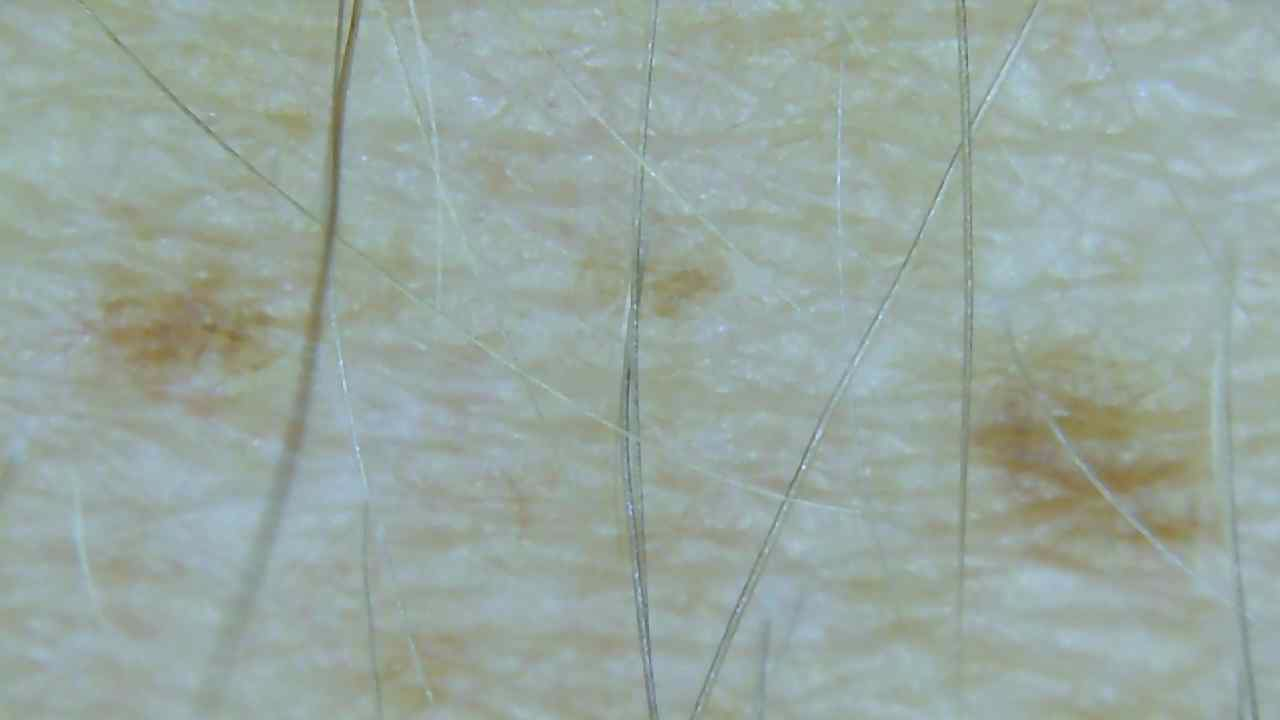
%> input picture CDIO/Snap_002.jpg, 1280 x 720 px
$ octave Seg_mole.m   (GNU Octave 9; MATLAB toolbox functions it lacks are replaced by stand-ins)
%> lines starting %> are read from the running program, lines starting %| are printed output that depends on the picture; in (x1, y1, x2, y2) boxes, pixels count from 0 and x2, y2 are one past the last pixel; in counts of white or black regions, pixels touching at a corner belong together; the program's own positions count from 1
close all
im = imread('Snap_002.jpg');
%> im is the input picture: size 720x1280x3 uint8; mean R, G, B 152.4, 167.2, 160.1
im = rgb2gray(im);
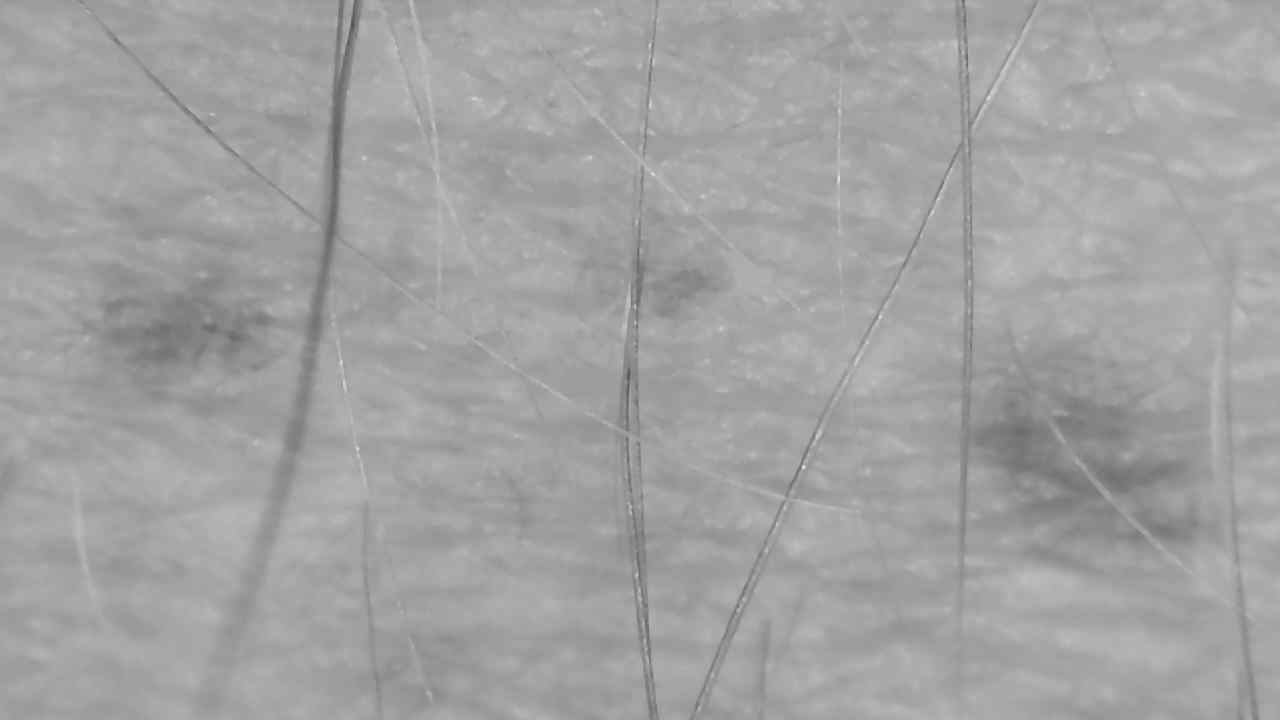
%> im: size 720x1280 uint8; min 79, max 235, mean 162
im = imresize(im, 0.5);
%> im: size 360x640 uint8

binvect = 0:1:255;
histo = hist(im(:),binvect); %Histogram of original im
%> histo = 256 values, max 22576 at index 166, min 0 at index 1, mean 900

T = graythresh(im); %Find grayscale threshold using the Otsu-method
%> T = 0.62
imbin = imbinarize(im,T);
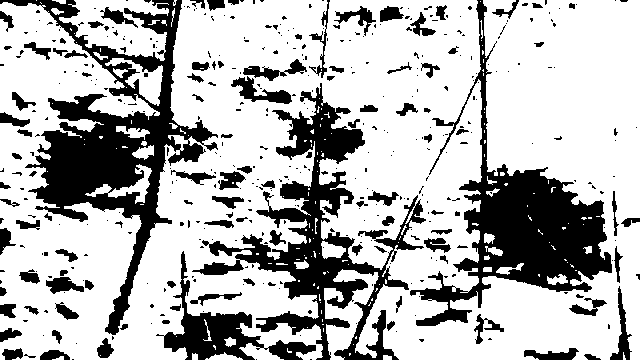
%> imbin: size 360x640 logical; 71.7% white; 438 black regions (328 under 20 px), largest, box (x1, y1, x2, y2) and area: (0, 0, 218, 335) 17431, (410, 0, 612, 326) 15330, (192, 83, 426, 360) 14483
imbin = ~imbin;

%Closing and opening algorithm for removal of hairs
se = strel('disk',4);
imC = imclose(imbin, se);
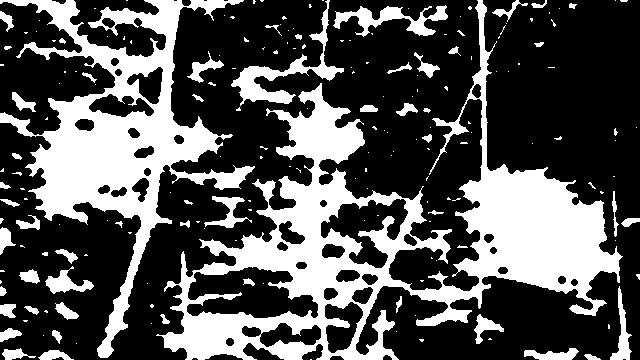
%> imC: size 360x640 logical; 32.9% white; 194 white regions (138 under 20 px), largest, box (x1, y1, x2, y2) and area: (156, 0, 623, 360) 41373, (0, 0, 255, 358) 23328, (231, 0, 344, 106) 2137
imO = imopen(imC,se);
%> imO: size 360x640 logical; 28.8% white; 76 white regions (1 under 20 px), largest, box (x1, y1, x2, y2) and area: (10, 0, 218, 358) 20339, (457, 165, 621, 298) 13758, (164, 165, 403, 360) 13585
for i = 1:4
imO = imerode(imO,se);
%imO = imdilate(imO,se);
end
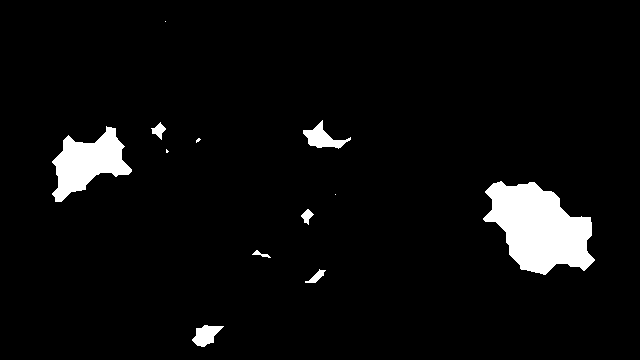
%> imO: size 360x640 logical; 4.8% white; 12 white regions (4 under 20 px), largest, box (x1, y1, x2, y2) and area: (483, 181, 595, 275) 6603, (52, 126, 132, 202) 3105, (303, 120, 351, 149) 562

BW = bwareaopen(imO,1000); %Removes objects that have connections fewer than 1000 pixels
%> BW: size 360x640 logical; 4.2% white; 2 white regions, box (x1, y1, x2, y2) and area: (483, 181, 595, 275) 6603, (52, 126, 132, 202) 3105
BWfill = imfill(BW,'holes'); %Fills holes


%% Bin�rbilder
% [5 lines of commented-out code are left out]

[B,L,N] = bwboundaries(BW);
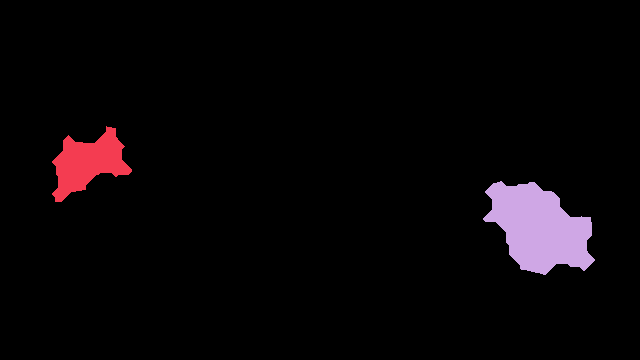
%> L: size 360x640 double; 3 distinct labels, from 0 to 2; one colour per label, 0 black
%> B = 2 boundaries; box (x1, y1, x2, y2) and points: (483, 181, 595, 275) 318, (52, 126, 132, 202) 242; N = 2
figure;
imshow(BWfill);
hold on;
for k = 1:length(B),
    boundary = B{k};
    if(k > N)
        %plot(boundary(:,2), boundary(:,1), 'g', 'LineWidth', 2);
    else
        plot(boundary(:,2), boundary(:,1), 'r', 'LineWidth', 2);
    end
end
%> this loop made 2 passes
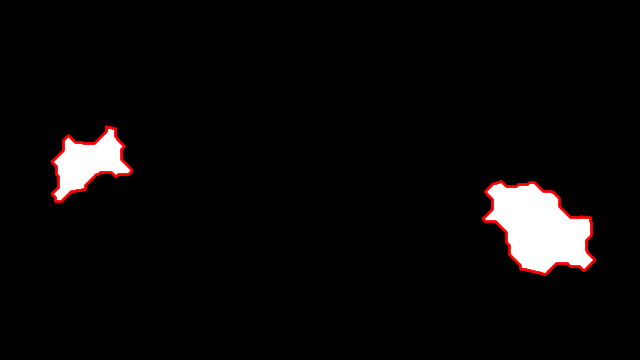
%> figure redrawn from the program's plot data

figure;
imshow(im);
hold on;
for k = 1:length(B),
    boundary = B{k};
    if(k > N)
        %plot(boundary(:,2), boundary(:,1), 'g', 'LineWidth', 2);
    else
        plot(boundary(:,2), boundary(:,1), 'r', 'LineWidth', 2);
    end
end
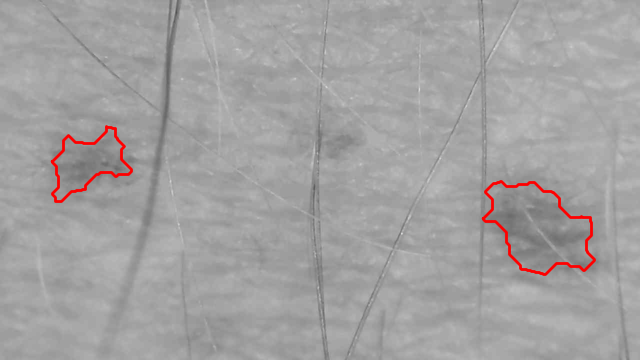
%> figure redrawn from the program's plot data

$ run again, with CDIO/Snap_001.jpg copied over CDIO/Snap_002.jpg
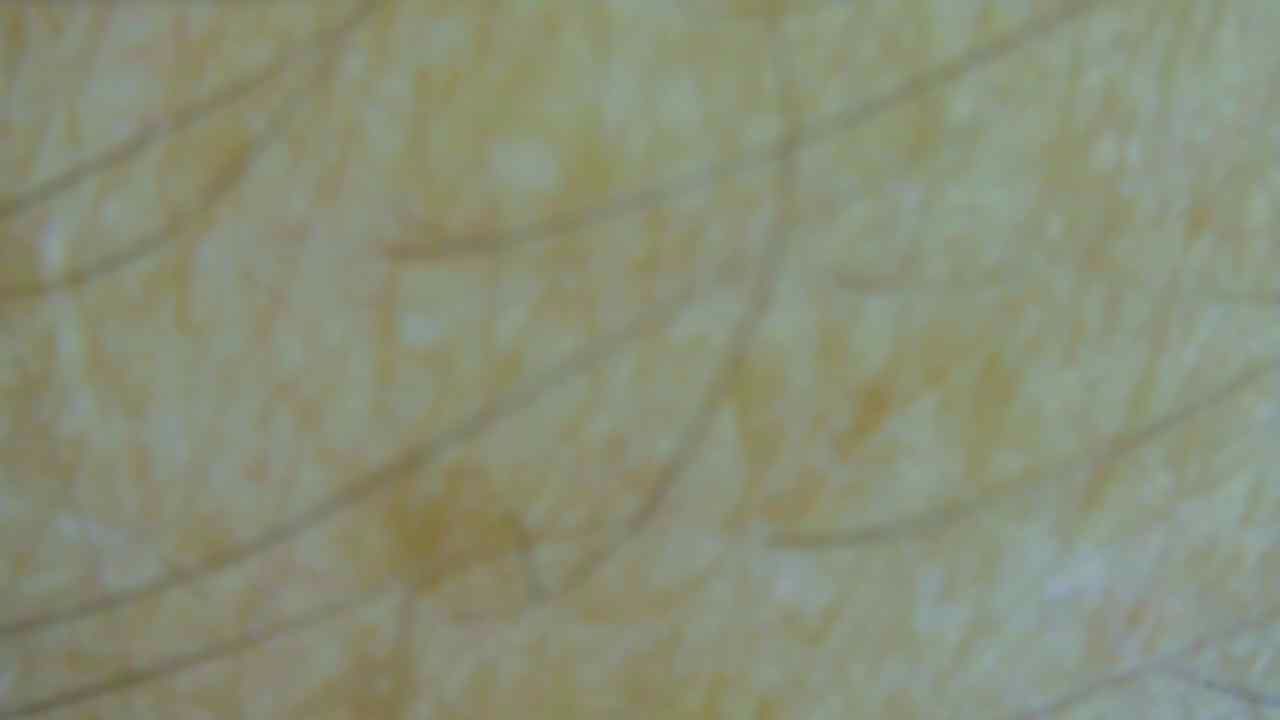
%> input picture CDIO/Snap_001.jpg, 1280 x 720 px
%> im is the input picture: size 720x1280x3 uint8; mean R, G, B 137, 142.5, 119.2
%> histo = 256 values, max 34242 at index 141, min 0 at index 1, mean 900
%> T = 0.529
%> imC: size 360x640 logical; 34.5% white; 49 white regions (16 under 20 px), largest, box (x1, y1, x2, y2) and area: (0, 0, 504, 360) 72821, (406, 184, 450, 231) 843, (419, 15, 512, 64) 725
%> BW: size 360x640 logical; 9.8% white; 2 white regions, box (x1, y1, x2, y2) and area: (0, 0, 335, 360) 17468, (170, 219, 268, 310) 5150
%> BWfill: size 360x640 logical; 10.2% white; 2 white regions, box (x1, y1, x2, y2) and area: (0, 0, 335, 360) 18303, (170, 219, 268, 310) 5150
%> `[B,L,N] = bwboundaries(BW);`:
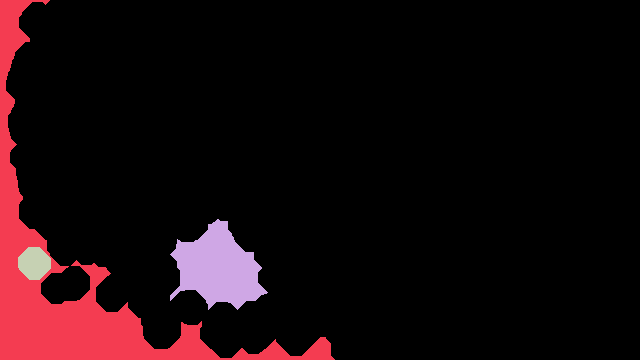
%> L: size 360x640 double; 4 distinct labels, from 0 to 3; one colour per label, 0 black
%> B = 3 boundaries; box (x1, y1, x2, y2) and points: (0, 0, 335, 360) 1541, (170, 219, 268, 310) 300, (18, 247, 51, 280) 86; N = 2
%> the loop `for k = 1:length(B),` made 3 passes
%> after the loop `for k = 1:length(B),`:
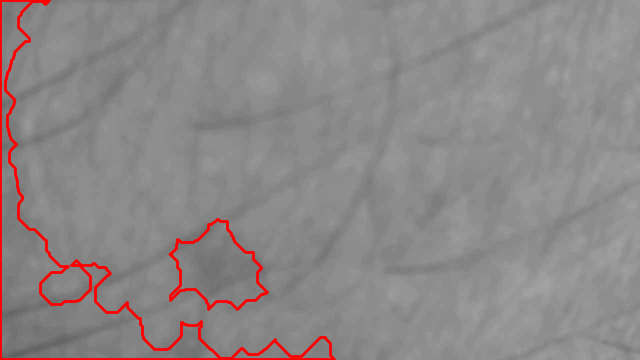
%> figure redrawn from the program's plot data

$ run again, with CDIO/Snap_003.jpg copied over CDIO/Snap_002.jpg
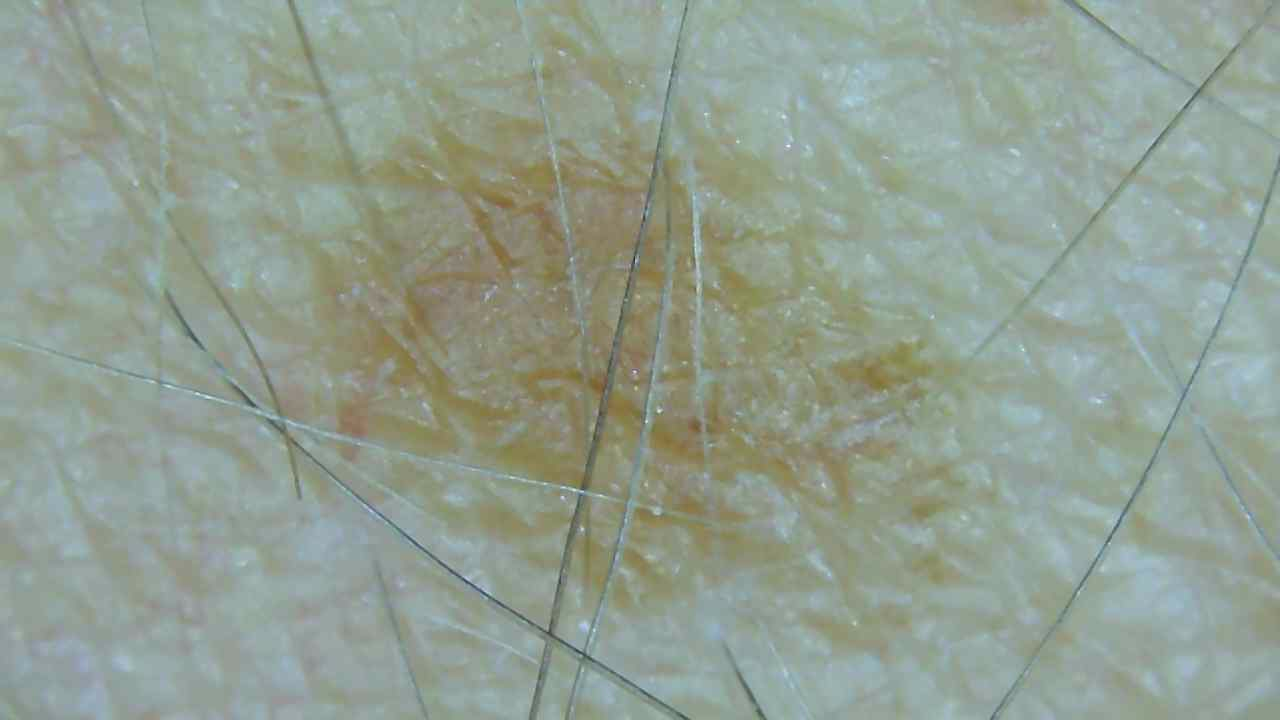
%> input picture CDIO/Snap_003.jpg, 1280 x 720 px
%> im is the input picture: size 720x1280x3 uint8; mean R, G, B 145.9, 158.4, 145.2
%> histo = 256 values, max 16820 at index 158, min 0 at index 1, mean 900
%> T = 0.58
%> imC: size 360x640 logical; 34.3% white; 129 white regions (83 under 20 px), largest, box (x1, y1, x2, y2) and area: (23, 0, 493, 360) 71653, (495, 156, 612, 360) 915, (174, 273, 225, 360) 823
%> BW: size 360x640 logical; 15% white; 1 white region, box (x1, y1, x2, y2) and area: (142, 61, 459, 297) 34496
%> BWfill: size 360x640 logical; 15.3% white; 1 white region, box (x1, y1, x2, y2) and area: (142, 61, 459, 297) 35237
%> `[B,L,N] = bwboundaries(BW);`:
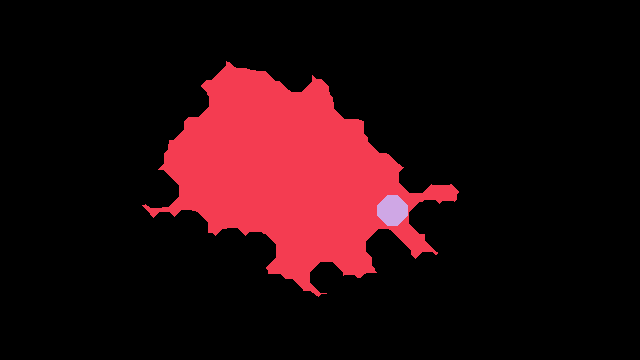
%> L: size 360x640 double; 3 distinct labels, from 0 to 2; one colour per label, 0 black
%> B = 2 boundaries; box (x1, y1, x2, y2) and points: (142, 61, 459, 297) 1028, (377, 195, 408, 226) 81; N = 1
%> the loop `for k = 1:length(B),` made 2 passes
%> after the loop `for k = 1:length(B),`:
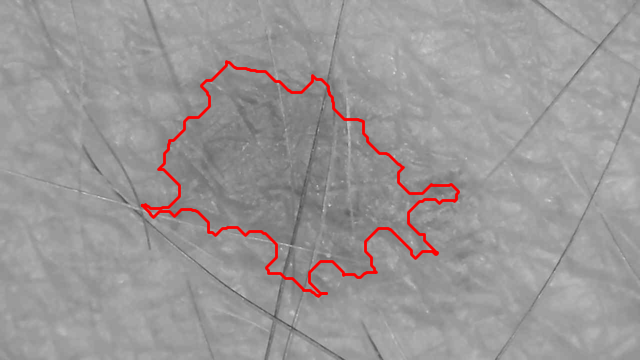
%> figure redrawn from the program's plot data

$ run again, with CDIO/Snap_004.jpg copied over CDIO/Snap_002.jpg
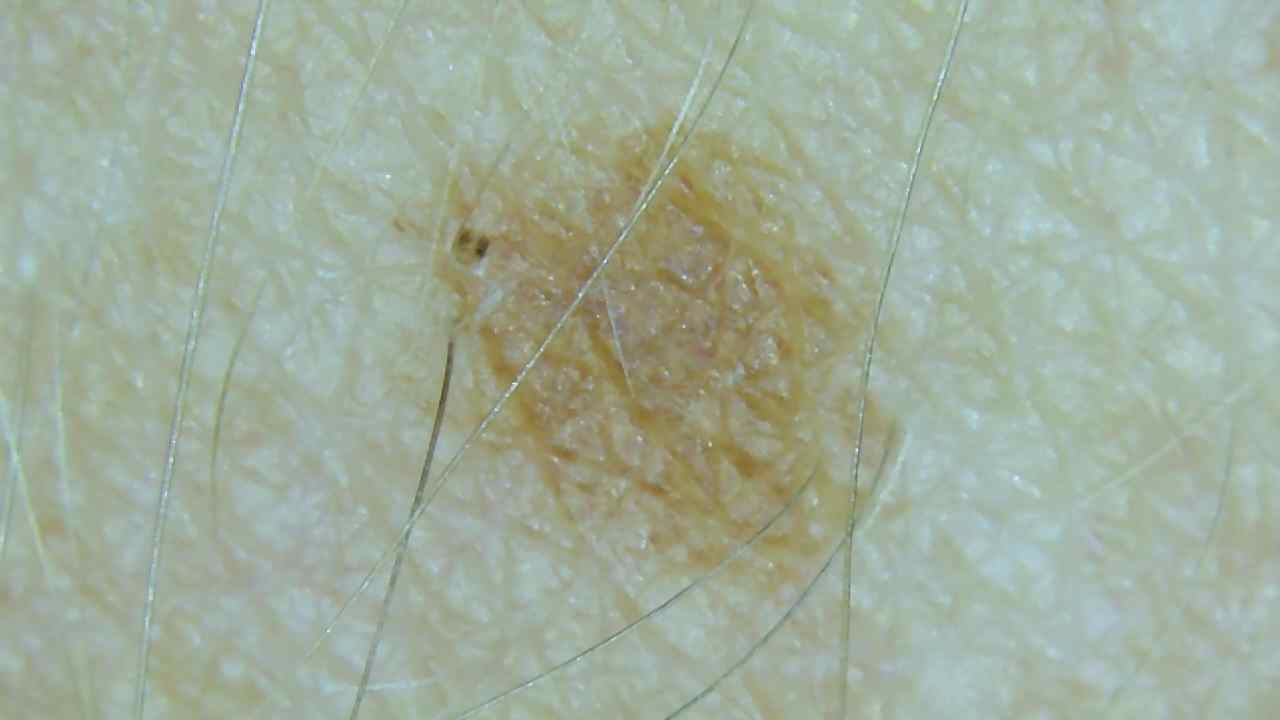
%> input picture CDIO/Snap_004.jpg, 1280 x 720 px
%> im is the input picture: size 720x1280x3 uint8; mean R, G, B 160, 173.2, 155.4
%> histo = 256 values, max 14928 at index 169, min 0 at index 1, mean 900
%> T = 0.616
%> imC: size 360x640 logical; 20.2% white; 127 white regions (93 under 20 px), largest, box (x1, y1, x2, y2) and area: (189, 13, 450, 360) 43057, (0, 328, 49, 360) 707, (76, 199, 93, 272) 357
%> L: size 360x640 double; values 0 (black) and 1 (white), 11.8% white; 1 white region, box (x1, y1, x2, y2) and area: (219, 72, 414, 282) 27157
%> B = 1 boundary; box (x1, y1, x2, y2) and points: (219, 72, 414, 282) 647; N = 1
%> the loop `for k = 1:length(B),` made 1 pass
%> after the loop `for k = 1:length(B),`:
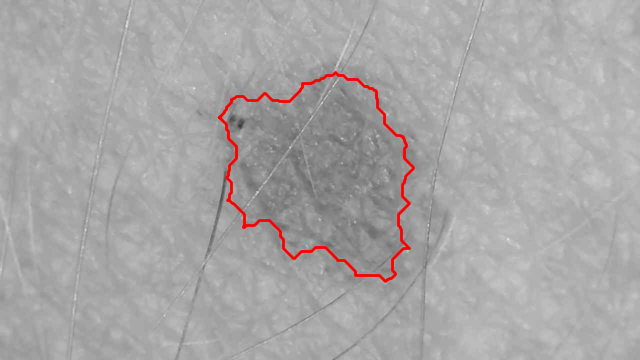
%> figure redrawn from the program's plot data
